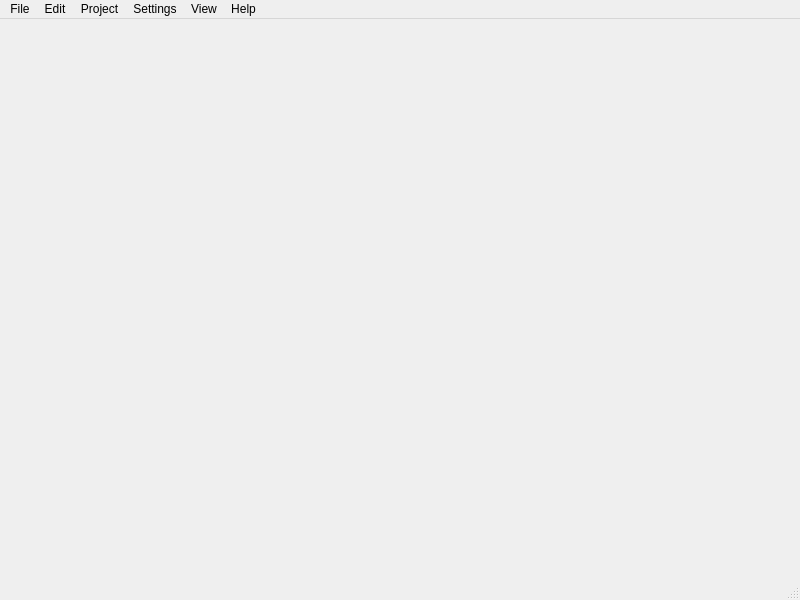
<?xml version="1.0" encoding="UTF-8"?>
<ui version="4.0">
 <class>MainWindow</class>
 <widget class="QMainWindow" name="MainWindow">
  <property name="geometry">
   <rect>
    <x>0</x>
    <y>0</y>
    <width>800</width>
    <height>600</height>
   </rect>
  </property>
  <property name="windowTitle">
   <string>Karaoke Lyrics Editor</string>
  </property>
  <property name="windowIcon">
   <iconset resource="resources.qrc">
    <normaloff>:/images/application_icon.png</normaloff>:/images/application_icon.png</iconset>
  </property>
  <property name="unifiedTitleAndToolBarOnMac">
   <bool>true</bool>
  </property>
  <widget class="QWidget" name="centralwidget">
   <layout class="QHBoxLayout" name="horizontalLayout">
    <item>
     <widget class="Editor" name="editor" native="true">
      <property name="whatsThis">
       <string>Lyrics editor</string>
      </property>
     </widget>
    </item>
   </layout>
  </widget>
  <widget class="QMenuBar" name="menubar">
   <property name="geometry">
    <rect>
     <x>0</x>
     <y>0</y>
     <width>800</width>
     <height>20</height>
    </rect>
   </property>
   <widget class="QMenu" name="menuFile">
    <property name="title">
     <string>File</string>
    </property>
    <addaction name="actionNew_project"/>
    <addaction name="action_openProject"/>
    <addaction name="actionSave"/>
    <addaction name="actionSave_as"/>
    <addaction name="separator"/>
    <addaction name="actionQuit"/>
   </widget>
   <widget class="QMenu" name="menuEdit">
    <property name="title">
     <string>Edit</string>
    </property>
    <addaction name="actionUndo"/>
    <addaction name="actionRedo"/>
    <addaction name="separator"/>
    <addaction name="actionInsert_tag"/>
    <addaction name="actionRemove_tag"/>
    <addaction name="actionSplit_current_line"/>
    <addaction name="separator"/>
    <addaction name="actionRemove_all_tags"/>
    <addaction name="separator"/>
    <addaction name="actionInsert_picture"/>
    <addaction name="actionInsert_color_change"/>
    <addaction name="actionInsert_background_color_change"/>
    <addaction name="actionInsert_video"/>
    <addaction name="separator"/>
    <addaction name="actionClear_text"/>
    <addaction name="actionTrimspaces"/>
    <addaction name="separator"/>
    <addaction name="actionAdd_eol_timing_marks"/>
    <addaction name="actionTime_adjustment"/>
   </widget>
   <widget class="QMenu" name="menuSettings">
    <property name="title">
     <string>Settings</string>
    </property>
    <addaction name="actionGeneral"/>
   </widget>
   <widget class="QMenu" name="menuView">
    <property name="title">
     <string>View</string>
    </property>
    <addaction name="actionShow_Player_dock_wingow"/>
   </widget>
   <widget class="QMenu" name="menuHelp">
    <property name="title">
     <string>Help</string>
    </property>
    <addaction name="actionRegistration"/>
    <addaction name="actionAbout"/>
   </widget>
   <widget class="QMenu" name="menuProject">
    <property name="title">
     <string>Project</string>
    </property>
    <addaction name="actionOpen_lyric_file"/>
    <addaction name="separator"/>
    <addaction name="actionValidate_lyrics"/>
    <addaction name="actionView_lyric_file"/>
    <addaction name="actionTest_lyric_file"/>
    <addaction name="actionExport_lyric_file"/>
    <addaction name="separator"/>
    <addaction name="actionExport_video_file"/>
    <addaction name="separator"/>
    <addaction name="actionProject_settings"/>
    <addaction name="separator"/>
   </widget>
   <addaction name="menuFile"/>
   <addaction name="menuEdit"/>
   <addaction name="menuProject"/>
   <addaction name="menuSettings"/>
   <addaction name="menuView"/>
   <addaction name="menuHelp"/>
  </widget>
  <widget class="QStatusBar" name="statusbar"/>
  <action name="actionOpen_lyric_file">
   <property name="icon">
    <iconset resource="resources.qrc">
     <normaloff>:/images/dryicons_open_folder.png</normaloff>:/images/dryicons_open_folder.png</iconset>
   </property>
   <property name="text">
    <string>Import lyric file...</string>
   </property>
   <property name="toolTip">
    <string>Imports the lyrics file</string>
   </property>
   <property name="whatsThis">
    <string>Imports the lyrics file in any format, replacing the current content.</string>
   </property>
  </action>
  <action name="actionNew_project">
   <property name="icon">
    <iconset resource="resources.qrc">
     <normaloff>:/images/dryicons_new.png</normaloff>:/images/dryicons_new.png</iconset>
   </property>
   <property name="text">
    <string>New project...</string>
   </property>
   <property name="toolTip">
    <string>Creates a new project</string>
   </property>
   <property name="whatsThis">
    <string>Closes an existing project (if any), and creates a new one.</string>
   </property>
   <property name="shortcut">
    <string>Ctrl+N</string>
   </property>
  </action>
  <action name="actionSave">
   <property name="icon">
    <iconset resource="resources.qrc">
     <normaloff>:/images/save.png</normaloff>:/images/save.png</iconset>
   </property>
   <property name="text">
    <string>Save project</string>
   </property>
   <property name="toolTip">
    <string>Saves current project to disk.</string>
   </property>
   <property name="whatsThis">
    <string>Saves current project to disk.</string>
   </property>
   <property name="shortcut">
    <string>Ctrl+S</string>
   </property>
  </action>
  <action name="actionSave_as">
   <property name="icon">
    <iconset resource="resources.qrc">
     <normaloff>:/images/saveas.png</normaloff>:/images/saveas.png</iconset>
   </property>
   <property name="text">
    <string>Save project as ...</string>
   </property>
   <property name="toolTip">
    <string>Saves current project to disk with the file name specified by user.</string>
   </property>
   <property name="whatsThis">
    <string>Saves current project to disk with the file name specified by user.</string>
   </property>
  </action>
  <action name="actionQuit">
   <property name="icon">
    <iconset resource="resources.qrc">
     <normaloff>:/images/quit.png</normaloff>:/images/quit.png</iconset>
   </property>
   <property name="text">
    <string>Quit</string>
   </property>
   <property name="toolTip">
    <string>Exit the application</string>
   </property>
   <property name="whatsThis">
    <string>Exit the application</string>
   </property>
  </action>
  <action name="actionUndo">
   <property name="icon">
    <iconset resource="resources.qrc">
     <normaloff>:/images/dryicons_undo.png</normaloff>:/images/dryicons_undo.png</iconset>
   </property>
   <property name="text">
    <string>Undo</string>
   </property>
   <property name="toolTip">
    <string>Undo last action</string>
   </property>
   <property name="whatsThis">
    <string>Undo last action</string>
   </property>
   <property name="shortcut">
    <string>Ctrl+Z</string>
   </property>
  </action>
  <action name="actionRedo">
   <property name="icon">
    <iconset resource="resources.qrc">
     <normaloff>:/images/dryicons_redo.png</normaloff>:/images/dryicons_redo.png</iconset>
   </property>
   <property name="text">
    <string>Redo</string>
   </property>
   <property name="toolTip">
    <string>Redo last action</string>
   </property>
   <property name="whatsThis">
    <string>Redo last action</string>
   </property>
   <property name="shortcut">
    <string>Ctrl+Shift+Z</string>
   </property>
  </action>
  <action name="actionInsert_tag">
   <property name="icon">
    <iconset resource="resources.qrc">
     <normaloff>:/images/dryicons_clock_add.png</normaloff>:/images/dryicons_clock_add.png</iconset>
   </property>
   <property name="text">
    <string>Insert mark</string>
   </property>
   <property name="toolTip">
    <string>Insert a placeholder or timing mark</string>
   </property>
   <property name="whatsThis">
    <string>&lt;!DOCTYPE HTML PUBLIC &quot;-//W3C//DTD HTML 4.0//EN&quot; &quot;http://www.w3.org/TR/REC-html40/strict.dtd&quot;&gt;
&lt;html&gt;&lt;head&gt;&lt;meta name=&quot;qrichtext&quot; content=&quot;1&quot; /&gt;&lt;style type=&quot;text/css&quot;&gt;
p, li { white-space: pre-wrap; }
&lt;/style&gt;&lt;/head&gt;&lt;body style=&quot; font-family:'Liberation Sans'; font-size:12pt; font-weight:400; font-style:normal;&quot;&gt;
&lt;p style=&quot; margin-top:0px; margin-bottom:0px; margin-left:0px; margin-right:0px; -qt-block-indent:0; text-indent:0px;&quot;&gt;This action inserts a placeholder (if the player is stopped), or a timing mark representing current time (if the song is played). Placeholders are used as &quot;stoppers&quot; - when the song will be played and you will be inserting timing marks, the cursor will automatically stop on all placeholders, allowing you to concentrate on timings, and not on cursor movement.&lt;/p&gt;
&lt;p style=&quot;-qt-paragraph-type:empty; margin-top:0px; margin-bottom:0px; margin-left:0px; margin-right:0px; -qt-block-indent:0; text-indent:0px;&quot;&gt;&lt;/p&gt;
&lt;p style=&quot; margin-top:0px; margin-bottom:0px; margin-left:0px; margin-right:0px; -qt-block-indent:0; text-indent:0px;&quot;&gt;After the mark is set, the cursor will move to one of the following, whatever is closer:&lt;/p&gt;
&lt;ul style=&quot;-qt-list-indent: 1;&quot;&gt;&lt;li style=&quot; margin-top:12px; margin-bottom:0px; margin-left:0px; margin-right:0px; -qt-block-indent:0; text-indent:0px;&quot;&gt;Next placeholder or timing tag on this line (which will be overwritten by new value);&lt;/li&gt;
&lt;li style=&quot; margin-top:0px; margin-bottom:0px; margin-left:0px; margin-right:0px; -qt-block-indent:0; text-indent:0px;&quot;&gt;Beginning of next line;&lt;/li&gt;
&lt;li style=&quot; margin-top:0px; margin-bottom:0px; margin-left:0px; margin-right:0px; -qt-block-indent:0; text-indent:0px;&quot;&gt;Next character after just placed timing mark if placed on placeholder, and the &quot;doubling tag&quot; settings is enabled in settings;&lt;/li&gt;
&lt;li style=&quot; margin-top:0px; margin-bottom:0px; margin-left:0px; margin-right:0px; -qt-block-indent:0; text-indent:0px;&quot;&gt;End of current line if enabled in settings;&lt;/li&gt;
&lt;li style=&quot; margin-top:0px; margin-bottom:12px; margin-left:0px; margin-right:0px; -qt-block-indent:0; text-indent:0px;&quot;&gt;Beginning of next word if enabled in settings;&lt;/li&gt;&lt;/ul&gt;
&lt;p style=&quot;-qt-paragraph-type:empty; margin-top:0px; margin-bottom:12px; margin-left:0px; margin-right:0px; -qt-block-indent:0; text-indent:0px;&quot;&gt;&lt;/p&gt;&lt;/body&gt;&lt;/html&gt;</string>
   </property>
   <property name="shortcut">
    <string>F5</string>
   </property>
  </action>
  <action name="actionRemove_tag">
   <property name="icon">
    <iconset resource="resources.qrc">
     <normaloff>:/images/dryicons_clock_remove.png</normaloff>:/images/dryicons_clock_remove.png</iconset>
   </property>
   <property name="text">
    <string>Remove last</string>
   </property>
   <property name="toolTip">
    <string>Remove last inserted placeholder or mark</string>
   </property>
   <property name="whatsThis">
    <string>This action removes the placeholder or timing mark which was inserted the last, and moves cursor to its position. The editor remembers all timing marks added since the project was loaded in current session, so this action will work for all added tags, not for the last one.

If you want to delete the timing mark or placeholder under cursor, just press'Del'.</string>
   </property>
   <property name="shortcut">
    <string>F8</string>
   </property>
  </action>
  <action name="actionRemove_all_tags">
   <property name="icon">
    <iconset resource="resources.qrc">
     <normaloff>:/images/quit.png</normaloff>:/images/quit.png</iconset>
   </property>
   <property name="text">
    <string>Remove all marks</string>
   </property>
   <property name="toolTip">
    <string>Remove all placeholders and timing marks</string>
   </property>
   <property name="whatsThis">
    <string>This action removes all placeholders and timing marks in the lyrics.</string>
   </property>
  </action>
  <action name="actionClear_text">
   <property name="icon">
    <iconset resource="resources.qrc">
     <normaloff>:/images/clear.png</normaloff>:/images/clear.png</iconset>
   </property>
   <property name="text">
    <string>Clear text</string>
   </property>
   <property name="toolTip">
    <string>Clear the text</string>
   </property>
   <property name="whatsThis">
    <string>This action removes all text and timing marks, leaving the project with empty lyrics editor.</string>
   </property>
  </action>
  <action name="actionGeneral">
   <property name="icon">
    <iconset resource="resources.qrc">
     <normaloff>:/images/dryicons_process.png</normaloff>:/images/dryicons_process.png</iconset>
   </property>
   <property name="text">
    <string>Application Settings...</string>
   </property>
   <property name="toolTip">
    <string>Change the application settings</string>
   </property>
   <property name="whatsThis">
    <string>Change the application settings</string>
   </property>
  </action>
  <action name="actionAbout">
   <property name="text">
    <string>About...</string>
   </property>
   <property name="toolTip">
    <string>About the application</string>
   </property>
  </action>
  <action name="action_openProject">
   <property name="icon">
    <iconset resource="resources.qrc">
     <normaloff>:/images/dryicons_open_folder.png</normaloff>:/images/dryicons_open_folder.png</iconset>
   </property>
   <property name="text">
    <string>Open project...</string>
   </property>
   <property name="toolTip">
    <string>Open and load the project</string>
   </property>
   <property name="whatsThis">
    <string>This action opens an existing project file, and loads it. Current project, if opened, will be closed.</string>
   </property>
  </action>
  <action name="actionProject_settings">
   <property name="icon">
    <iconset resource="resources.qrc">
     <normaloff>:/images/dryicons_process.png</normaloff>:/images/dryicons_process.png</iconset>
   </property>
   <property name="text">
    <string>Project settings...</string>
   </property>
   <property name="toolTip">
    <string>Changes project-specific settings</string>
   </property>
   <property name="whatsThis">
    <string>This action changes project-specific settings, including mostly lyric tags.</string>
   </property>
  </action>
  <action name="actionExport_lyric_file">
   <property name="icon">
    <iconset resource="resources.qrc">
     <normaloff>:/images/saveas.png</normaloff>:/images/saveas.png</iconset>
   </property>
   <property name="text">
    <string>Export lyric file...</string>
   </property>
   <property name="toolTip">
    <string>Export lyric file in various formats</string>
   </property>
   <property name="whatsThis">
    <string>This action lets you export a lyric file in a specific format. With some restrictions it allows export in other formats besides the main project format.</string>
   </property>
  </action>
  <action name="actionView_lyric_file">
   <property name="icon">
    <iconset resource="resources.qrc">
     <normaloff>:/images/dryicons_page_search.png</normaloff>:/images/dryicons_page_search.png</iconset>
   </property>
   <property name="text">
    <string>View lyrics</string>
   </property>
   <property name="toolTip">
    <string>View the generated lyrics</string>
   </property>
   <property name="whatsThis">
    <string>This action shows the generated lyrics according to project lyrics type as they would be written into the file.</string>
   </property>
  </action>
  <action name="actionTest_lyric_file">
   <property name="icon">
    <iconset resource="resources.qrc">
     <normaloff>:/images/dryicons_computer.png</normaloff>:/images/dryicons_computer.png</iconset>
   </property>
   <property name="text">
    <string>Test lyrics</string>
   </property>
   <property name="toolTip">
    <string>Test the lyrics using built-in karaoke</string>
   </property>
   <property name="whatsThis">
    <string>This action shows the lyrics test window, which is a mini Karaoke player. Once you hit &quot;Play&quot; button on player, the lyrics will be shown in the test window when the song is played. This way you can test the lyrics synchronization, and make corrections if necessary.

The lyrics are copied into the test window when it is opened. The changes made in the editor are NOT silently propagated into the test window, and to update the test window, it must be closed and reopened again.

Note that for formats which support blocks nothing will be shown until it's less than five seconds before the first sillable is being sung.</string>
   </property>
  </action>
  <action name="actionValidate_lyrics">
   <property name="icon">
    <iconset resource="resources.qrc">
     <normaloff>:/images/dryicons_application_search.png</normaloff>:/images/dryicons_application_search.png</iconset>
   </property>
   <property name="text">
    <string>Validate lyrics</string>
   </property>
   <property name="toolTip">
    <string>Validates the lyrics</string>
   </property>
   <property name="whatsThis">
    <string>This action validates the lyrics according to current format. Validation makes sure the format is correct, that all required timing tags are present, and all restrictions set up in settings are met. Export, view and testing lyrics also execute validation before doing the action.</string>
   </property>
  </action>
  <action name="actionShow_Player_dock_wingow">
   <property name="checkable">
    <bool>true</bool>
   </property>
   <property name="icon">
    <iconset resource="resources.qrc">
     <normaloff>:/images/dryicons_music.png</normaloff>:/images/dryicons_music.png</iconset>
   </property>
   <property name="text">
    <string>Show Player dock wingow</string>
   </property>
  </action>
  <action name="actionTest_CDG_lyrics">
   <property name="icon">
    <iconset resource="resources.qrc">
     <normaloff>:/images/dryicons_computer.png</normaloff>:/images/dryicons_computer.png</iconset>
   </property>
   <property name="text">
    <string>Test CD+G file...</string>
   </property>
   <property name="toolTip">
    <string>Test the lyrics if you gonna export them as CD+G</string>
   </property>
   <property name="whatsThis">
    <string>This action shows the lyrics test window, which is a mini Karaoke player, but is limited in size as CD+G, so
    it can be used to test the lyrics to see how they would be played on a real CD+G player.</string>
   </property>
  </action>
  <action name="actionTrimspaces">
   <property name="icon">
    <iconset resource="resources.qrc">
     <normaloff>:/images/clear.png</normaloff>:/images/clear.png</iconset>
   </property>
   <property name="text">
    <string>Trim whitespace</string>
   </property>
   <property name="toolTip">
    <string>Removes lead and tail spaces from every line</string>
   </property>
  </action>
  <action name="actionSplit_current_line">
   <property name="icon">
    <iconset resource="resources.qrc">
     <normaloff>:/images/page_swap.png</normaloff>:/images/page_swap.png</iconset>
   </property>
   <property name="text">
    <string>Split current line</string>
   </property>
   <property name="shortcut">
    <string>F10</string>
   </property>
  </action>
  <action name="actionExport_video_file">
   <property name="icon">
    <iconset resource="resources.qrc">
     <normaloff>:/images/save.png</normaloff>:/images/save.png</iconset>
   </property>
   <property name="text">
    <string>Export video file...</string>
   </property>
  </action>
  <action name="actionExport_CD_G_file">
   <property name="icon">
    <iconset resource="resources.qrc">
     <normaloff>:/images/dryicons_cd.png</normaloff>:/images/dryicons_cd.png</iconset>
   </property>
   <property name="text">
    <string>Export CD+G file...</string>
   </property>
  </action>
  <action name="actionRegistration">
   <property name="text">
    <string>Registration...</string>
   </property>
  </action>
  <action name="actionInsert_picture">
   <property name="icon">
    <iconset resource="resources.qrc">
     <normaloff>:/images/dryicons_application_add.png</normaloff>:/images/dryicons_application_add.png</iconset>
   </property>
   <property name="text">
    <string>Insert picture...</string>
   </property>
  </action>
  <action name="actionInsert_video">
   <property name="icon">
    <iconset resource="resources.qrc">
     <normaloff>:/images/dryicons_open_folder.png</normaloff>:/images/dryicons_open_folder.png</iconset>
   </property>
   <property name="text">
    <string>Insert video...</string>
   </property>
  </action>
  <action name="actionInsert_color_change">
   <property name="icon">
    <iconset resource="resources.qrc">
     <normaloff>:/images/saveas.png</normaloff>:/images/saveas.png</iconset>
   </property>
   <property name="text">
    <string>Insert color change...</string>
   </property>
  </action>
  <action name="actionAdd_eol_timing_marks">
   <property name="icon">
    <iconset resource="resources.qrc">
     <normaloff>:/images/dryicons_application_edit.png</normaloff>:/images/dryicons_application_edit.png</iconset>
   </property>
   <property name="text">
    <string>Add end timing marks</string>
   </property>
   <property name="toolTip">
    <string>Adds missing end-of-line timing marks automatically. Doesn't touch existing marks.</string>
   </property>
  </action>
  <action name="actionTime_adjustment">
   <property name="icon">
    <iconset resource="resources.qrc">
     <normaloff>:/images/dryicons_clock.png</normaloff>:/images/dryicons_clock.png</iconset>
   </property>
   <property name="text">
    <string>Time adjustment ...</string>
   </property>
   <property name="toolTip">
    <string>Pops up the time adjustment dialog</string>
   </property>
  </action>
  <action name="actionInsert_background_color_change">
   <property name="icon">
    <iconset resource="resources.qrc">
     <normaloff>:/images/dryicons_application_edit.png</normaloff>:/images/dryicons_application_edit.png</iconset>
   </property>
   <property name="text">
    <string>Insert background color change...</string>
   </property>
  </action>
 </widget>
 <customwidgets>
  <customwidget>
   <class>Editor</class>
   <extends>QWidget</extends>
   <header>editor.h</header>
   <container>1</container>
  </customwidget>
 </customwidgets>
 <resources>
  <include location="resources.qrc"/>
 </resources>
 <connections/>
</ui>
